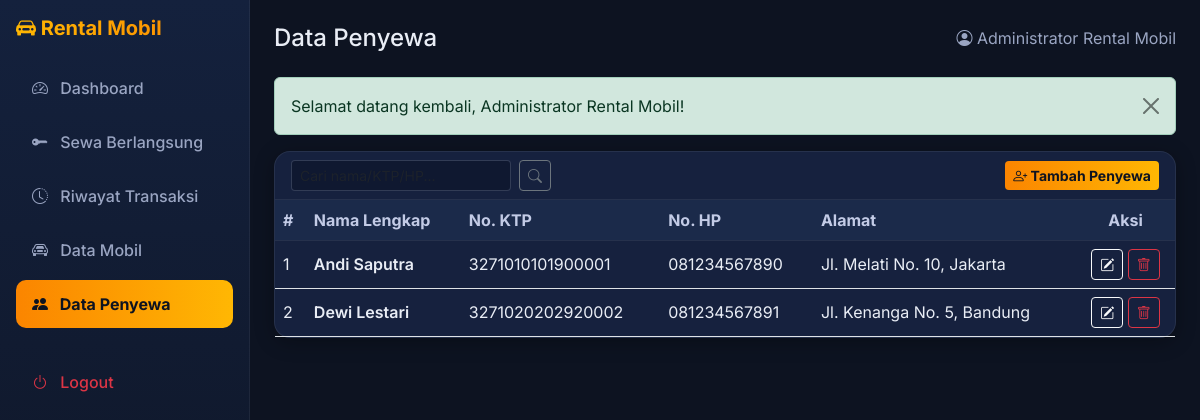
/penyewa.php (signed in), run on the app's committed database.
### tables this page shows
CREATE TABLE IF NOT EXISTS penyewa (
    id INT AUTO_INCREMENT PRIMARY KEY,
    nama_lengkap VARCHAR(100) NOT NULL,
    no_ktp VARCHAR(20) NOT NULL UNIQUE,
    no_hp VARCHAR(20) NOT NULL,
    alamat TEXT NULL,
    created_at TIMESTAMP DEFAULT CURRENT_TIMESTAMP
);

### penyewa.php (the view, shortened to what this page needs)
<?php
require_once __DIR__ . '/functions.php';
$pdo = getConnection();
$keyword = trim($_GET['q'] ?? '');
if (!empty($keyword)) {
    $stmt = $pdo->prepare('
        SELECT * FROM penyewa
        WHERE nama_lengkap LIKE :keyword OR no_ktp LIKE :keyword OR no_hp LIKE :keyword
        ORDER BY nama_lengkap ASC
    ');
    $stmt->execute(['keyword' => '%' . $keyword . '%']);
} else {
    $stmt = $pdo->query('SELECT * FROM penyewa ORDER BY nama_lengkap ASC');
}
$daftarPenyewa = $stmt->fetchAll();
$csrfToken  = generateCsrfToken();
require_once __DIR__ . '/header.php';
?>
<div class="card card-glass">
    <div class="card-header d-flex justify-content-between align-items-center flex-wrap gap-2">
        <form method="GET" action="penyewa.php" class="d-flex" role="search">
            <input type="text" name="q" class="form-control form-control-sm me-2" placeholder="Cari nama/KTP/HP..." value="<?= clean($keyword) ?>" style="width: 220px;">
            <button class="btn btn-sm btn-outline-secondary" type="submit"><i class="bi bi-search"></i></button>
        </form>
        <button class="btn btn-primary-mobil btn-sm" data-bs-toggle="modal" data-bs-target="#modalPenyewa" onclick="bukaModalTambah()">
            <i class="bi bi-person-plus"></i> Tambah Penyewa
        </button>
    </div>
    <div class="card-body p-0">
        <div class="table-responsive">
            <table class="table table-hover mb-0 align-middle">
                <thead class="table-light">
                    <tr>
                        <th>#</th>
                        <th>Nama Lengkap</th>
                        <th>No. KTP</th>
                        <th>No. HP</th>
                        <th>Alamat</th>
                        <th class="text-center">Aksi</th>
                    </tr>
                </thead>
                <tbody>
                    <?php if (empty($daftarPenyewa)): ?>
                        <tr><td colspan="6" class="text-center text-muted-light py-4">Tidak ada data penyewa.</td></tr>
                    <?php else: ?>
                        <?php foreach ($daftarPenyewa as $i => $p): ?>
                            <tr>
                                <td><?= $i + 1 ?></td>
                                <td class="fw-semibold"><?= clean($p['nama_lengkap']) ?></td>
                                <td><?= clean($p['no_ktp']) ?></td>
                                <td><?= clean($p['no_hp']) ?></td>
                                <td><?= clean($p['alamat'] ?? '-') ?></td>
                                <td class="text-center">
                                    <button class="btn btn-sm btn-outline-light"
                                        data-bs-toggle="modal" data-bs-target="#modalPenyewa"
                                        onclick='bukaModalEdit(<?= json_encode($p, JSON_HEX_APOS | JSON_HEX_QUOT) ?>)'>
                                        <i class="bi bi-pencil-square"></i>
                                    </button>
                                    <a class="btn btn-sm btn-outline-danger"
                                       href="penyewa.php?aksi=hapus&id=<?= (int) $p['id'] ?>&csrf_token=<?= clean($csrfToken) ?>"
                                       onclick="return confirm('Yakin ingin menghapus data <?= clean($p['nama_lengkap']) ?>?')">
                                        <i class="bi bi-trash"></i>
                                    </a>
                                </td>
                            </tr>
                        <?php endforeach; ?>
                    <?php endif; ?>
                </tbody>
            </table>
        </div>
    </div>
</div>
<?php require_once __DIR__ . '/footer.php'; ?>

### header.php (style rules this page uses)
body { background: #0d1321; font-family: 'Inter', sans-serif; color: #e9edf5; }
.card-stat, .card-glass { border: 1px solid rgba(255,255,255,0.07); border-radius: 16px; background: #16213e; box-shadow: 0 4px 20px rgba(0,0,0,0.3); color: #e9edf5; }
.card-glass .card-header { background: transparent; border-bottom: 1px solid rgba(255,255,255,0.07); color: #c3cbe6; font-weight: 600; }
.table { color: #e9edf5; }
.table > :not(caption) > * > * { background-color: transparent; color: #e9edf5; }
.table-light, thead.table-light th { background-color: #1b2a4a !important; color: #c3cbe6 !important; border-color: rgba(255,255,255,0.07); }
.form-control, .form-select { background-color: #0f1830; border: 1px solid rgba(255,255,255,0.12); color: #e9edf5; }
.btn-primary-mobil { background: linear-gradient(90deg, #fb8500, #ffb703); border: none; color: #0d1321; font-weight: 700; }

### data on the page
penyewa: nama_lengkap "Andi Saputra", no_ktp "3271010101900001", no_hp "081234567890", alamat "Jl. Melati No. 10, Jakarta"
penyewa: nama_lengkap "Dewi Lestari", no_ktp "3271020202920002", no_hp "081234567891", alamat "Jl. Kenanga No. 5, Bandung"

### other printed values
$pageTitle "Data Penyewa"
$_SESSION['nama_lengkap'] "Administrator Rental Mobil"
$message "Selamat datang kembali, Administrator Rental Mobil!"
